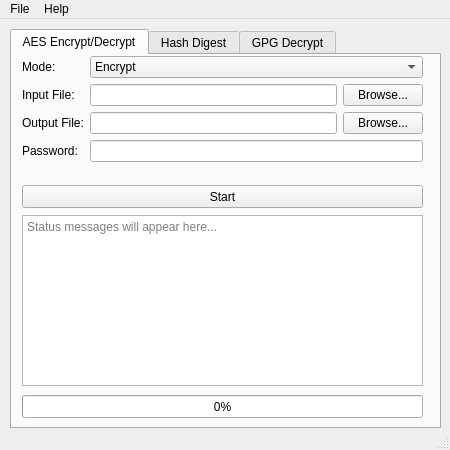
<?xml version="1.0" encoding="UTF-8"?>
<ui version="4.0">
 <class>MainWindow</class>
 <widget class="QMainWindow" name="MainWindow">
  <property name="geometry">
   <rect>
    <x>0</x>
    <y>0</y>
    <width>450</width>
    <height>450</height>
   </rect>
  </property>
  <property name="sizePolicy">
   <sizepolicy hsizetype="Fixed" vsizetype="Fixed">
    <horstretch>0</horstretch>
    <verstretch>0</verstretch>
   </sizepolicy>
  </property>
  <property name="minimumSize">
   <size>
    <width>450</width>
    <height>450</height>
   </size>
  </property>
  <property name="maximumSize">
   <size>
    <width>450</width>
    <height>450</height>
   </size>
  </property>
  <property name="windowTitle">
   <string>MainWindow</string>
  </property>
  <widget class="QWidget" name="centralwidget">
   <widget class="QTabWidget" name="tabWidget">
    <property name="geometry">
     <rect>
      <x>10</x>
      <y>10</y>
      <width>431</width>
      <height>400</height>
     </rect>
    </property>
    <property name="tabShape">
     <enum>QTabWidget::TabShape::Rounded</enum>
    </property>
    <property name="currentIndex">
     <number>0</number>
    </property>
    <property name="tabsClosable">
     <bool>false</bool>
    </property>
    <widget class="QWidget" name="tab_1">
     <attribute name="title">
      <string>AES Encrypt/Decrypt</string>
     </attribute>
     <attribute name="toolTip">
      <string>AES-based file encryption and decryption.</string>
     </attribute>
     <widget class="QTextEdit" name="textEdit_log">
      <property name="geometry">
       <rect>
        <x>10</x>
        <y>160</y>
        <width>401</width>
        <height>171</height>
       </rect>
      </property>
      <property name="readOnly">
       <bool>true</bool>
      </property>
      <property name="placeholderText">
       <string>Status messages will appear here...</string>
      </property>
     </widget>
     <widget class="QWidget" name="layoutWidget">
      <property name="geometry">
       <rect>
        <x>10</x>
        <y>1</y>
        <width>401</width>
        <height>114</height>
       </rect>
      </property>
      <layout class="QFormLayout" name="formLayout">
       <item row="0" column="0">
        <widget class="QLabel" name="label_mode">
         <property name="text">
          <string>Mode:</string>
         </property>
        </widget>
       </item>
       <item row="0" column="1">
        <widget class="QComboBox" name="comboBox_mode">
         <item>
          <property name="text">
           <string>Encrypt</string>
          </property>
         </item>
         <item>
          <property name="text">
           <string>Decrypt</string>
          </property>
         </item>
        </widget>
       </item>
       <item row="1" column="0">
        <widget class="QLabel" name="label_input">
         <property name="text">
          <string>Input File:</string>
         </property>
        </widget>
       </item>
       <item row="1" column="1">
        <layout class="QHBoxLayout" name="inputFileLayout">
         <item>
          <widget class="QLineEdit" name="lineEdit_input">
           <property name="acceptDrops">
            <bool>true</bool>
           </property>
          </widget>
         </item>
         <item>
          <widget class="QPushButton" name="pushButton_browseInput">
           <property name="text">
            <string>Browse...</string>
           </property>
          </widget>
         </item>
        </layout>
       </item>
       <item row="2" column="0">
        <widget class="QLabel" name="label_output">
         <property name="text">
          <string>Output File:</string>
         </property>
        </widget>
       </item>
       <item row="2" column="1">
        <layout class="QHBoxLayout" name="outputFileLayout">
         <item>
          <widget class="QLineEdit" name="lineEdit_output"/>
         </item>
         <item>
          <widget class="QPushButton" name="pushButton_browseOutput">
           <property name="text">
            <string>Browse...</string>
           </property>
          </widget>
         </item>
        </layout>
       </item>
       <item row="3" column="0">
        <widget class="QLabel" name="label_password">
         <property name="text">
          <string>Password:</string>
         </property>
        </widget>
       </item>
       <item row="3" column="1">
        <widget class="QLineEdit" name="lineEdit_password">
         <property name="echoMode">
          <enum>QLineEdit::EchoMode::Password</enum>
         </property>
        </widget>
       </item>
      </layout>
     </widget>
     <widget class="QPushButton" name="pushButton_start">
      <property name="geometry">
       <rect>
        <x>10</x>
        <y>130</y>
        <width>401</width>
        <height>23</height>
       </rect>
      </property>
      <property name="text">
       <string>Start</string>
      </property>
     </widget>
     <widget class="QProgressBar" name="progressBar">
      <property name="geometry">
       <rect>
        <x>10</x>
        <y>340</y>
        <width>401</width>
        <height>23</height>
       </rect>
      </property>
      <property name="value">
       <number>0</number>
      </property>
     </widget>
    </widget>
    <widget class="QWidget" name="tab_2">
     <attribute name="title">
      <string>Hash Digest</string>
     </attribute>
     <attribute name="toolTip">
      <string>Compute the hash digest (e.g., MD5, SHA-256) of the input text using the chosen algorithm.</string>
     </attribute>
     <widget class="QComboBox" name="comboAlgorithm">
      <property name="geometry">
       <rect>
        <x>10</x>
        <y>30</y>
        <width>291</width>
        <height>23</height>
       </rect>
      </property>
      <property name="toolTip">
       <string>Select the hash algorithm to use (e.g., SHA-256).</string>
      </property>
     </widget>
     <widget class="QPlainTextEdit" name="plainTextInput">
      <property name="geometry">
       <rect>
        <x>10</x>
        <y>60</y>
        <width>291</width>
        <height>51</height>
       </rect>
      </property>
      <property name="toolTip">
       <string>Enter the text to be hashed.</string>
      </property>
      <property name="plainText">
       <string/>
      </property>
      <property name="placeholderText">
       <string>Enter the text to be hashed.</string>
      </property>
     </widget>
     <widget class="QPushButton" name="btnHashText">
      <property name="geometry">
       <rect>
        <x>10</x>
        <y>150</y>
        <width>75</width>
        <height>23</height>
       </rect>
      </property>
      <property name="toolTip">
       <string>Click to compute the hash of the text above.</string>
      </property>
      <property name="text">
       <string>Hash text</string>
      </property>
     </widget>
     <widget class="QPushButton" name="btnSelectFile">
      <property name="geometry">
       <rect>
        <x>230</x>
        <y>120</y>
        <width>75</width>
        <height>23</height>
       </rect>
      </property>
      <property name="text">
       <string>Browse</string>
      </property>
     </widget>
     <widget class="QLineEdit" name="lineEditFilePath">
      <property name="geometry">
       <rect>
        <x>10</x>
        <y>120</y>
        <width>211</width>
        <height>21</height>
       </rect>
      </property>
      <property name="acceptDrops">
       <bool>true</bool>
      </property>
      <property name="toolTip">
       <string>Path of the file to hash.</string>
      </property>
      <property name="placeholderText">
       <string>Drop a file here or click Browse.</string>
      </property>
     </widget>
     <widget class="QPushButton" name="btnHashFile">
      <property name="geometry">
       <rect>
        <x>90</x>
        <y>150</y>
        <width>75</width>
        <height>23</height>
       </rect>
      </property>
      <property name="contextMenuPolicy">
       <enum>Qt::ContextMenuPolicy::NoContextMenu</enum>
      </property>
      <property name="toolTip">
       <string>Click to compute the hash of the selected file.</string>
      </property>
      <property name="text">
       <string>Hash file</string>
      </property>
     </widget>
     <widget class="QTextEdit" name="textEditHashResult">
      <property name="geometry">
       <rect>
        <x>10</x>
        <y>180</y>
        <width>401</width>
        <height>151</height>
       </rect>
      </property>
      <property name="markdown">
       <string/>
      </property>
      <property name="html">
       <string>&lt;!DOCTYPE HTML PUBLIC &quot;-//W3C//DTD HTML 4.0//EN&quot; &quot;http://www.w3.org/TR/REC-html40/strict.dtd&quot;&gt;
&lt;html&gt;&lt;head&gt;&lt;meta name=&quot;qrichtext&quot; content=&quot;1&quot; /&gt;&lt;meta charset=&quot;utf-8&quot; /&gt;&lt;style type=&quot;text/css&quot;&gt;
p, li { white-space: pre-wrap; }
hr { height: 1px; border-width: 0; }
li.unchecked::marker { content: &quot;\2610&quot;; }
li.checked::marker { content: &quot;\2612&quot;; }
&lt;/style&gt;&lt;/head&gt;&lt;body style=&quot; font-family:'Microsoft JhengHei UI'; font-size:9pt; font-weight:400; font-style:normal;&quot;&gt;
&lt;p style=&quot;-qt-paragraph-type:empty; margin-top:0px; margin-bottom:0px; margin-left:0px; margin-right:0px; -qt-block-indent:0; text-indent:0px;&quot;&gt;&lt;br /&gt;&lt;/p&gt;&lt;/body&gt;&lt;/html&gt;</string>
      </property>
      <property name="placeholderText">
       <string>The result of the hash will appear here.  </string>
      </property>
     </widget>
     <widget class="QLabel" name="label">
      <property name="geometry">
       <rect>
        <x>10</x>
        <y>10</y>
        <width>71</width>
        <height>16</height>
       </rect>
      </property>
      <property name="text">
       <string>Algorithm:</string>
      </property>
     </widget>
     <widget class="QPushButton" name="pushButton_copyHash">
      <property name="geometry">
       <rect>
        <x>170</x>
        <y>150</y>
        <width>75</width>
        <height>23</height>
       </rect>
      </property>
      <property name="text">
       <string>Copy Hash</string>
      </property>
     </widget>
     <widget class="QProgressBar" name="progressBar_2">
      <property name="geometry">
       <rect>
        <x>10</x>
        <y>340</y>
        <width>401</width>
        <height>23</height>
       </rect>
      </property>
      <property name="value">
       <number>0</number>
      </property>
     </widget>
    </widget>
    <widget class="QWidget" name="tab">
     <attribute name="title">
      <string>GPG Decrypt</string>
     </attribute>
     <widget class="QProgressBar" name="progressBarGPG">
      <property name="geometry">
       <rect>
        <x>10</x>
        <y>340</y>
        <width>401</width>
        <height>23</height>
       </rect>
      </property>
      <property name="value">
       <number>0</number>
      </property>
     </widget>
     <widget class="QTextEdit" name="textEditGPG_log">
      <property name="geometry">
       <rect>
        <x>10</x>
        <y>160</y>
        <width>401</width>
        <height>171</height>
       </rect>
      </property>
      <property name="readOnly">
       <bool>true</bool>
      </property>
      <property name="placeholderText">
       <string>Status messages will appear here...</string>
      </property>
     </widget>
     <widget class="QPushButton" name="pushButton_decryptGPG">
      <property name="geometry">
       <rect>
        <x>10</x>
        <y>130</y>
        <width>401</width>
        <height>23</height>
       </rect>
      </property>
      <property name="text">
       <string>Decrypt</string>
      </property>
     </widget>
     <widget class="QWidget" name="layoutWidget_2">
      <property name="geometry">
       <rect>
        <x>10</x>
        <y>10</y>
        <width>401</width>
        <height>91</height>
       </rect>
      </property>
      <layout class="QFormLayout" name="formLayout_2">
       <item row="0" column="0">
        <widget class="QLabel" name="label_input_2">
         <property name="text">
          <string>Input File:</string>
         </property>
        </widget>
       </item>
       <item row="0" column="1">
        <layout class="QHBoxLayout" name="inputFileLayout_2">
         <item>
          <widget class="QLineEdit" name="lineEditGPG_input">
           <property name="acceptDrops">
            <bool>true</bool>
           </property>
          </widget>
         </item>
         <item>
          <widget class="QPushButton" name="pushButtonGPG_browseInput">
           <property name="text">
            <string>Browse...</string>
           </property>
          </widget>
         </item>
        </layout>
       </item>
       <item row="1" column="0">
        <widget class="QLabel" name="label_output_2">
         <property name="text">
          <string>Output File:</string>
         </property>
        </widget>
       </item>
       <item row="1" column="1">
        <layout class="QHBoxLayout" name="outputFileLayout_2">
         <item>
          <widget class="QLineEdit" name="lineEditGPG_output"/>
         </item>
         <item>
          <widget class="QPushButton" name="pushButtonGPG_browseOutput">
           <property name="text">
            <string>Browse...</string>
           </property>
          </widget>
         </item>
        </layout>
       </item>
       <item row="2" column="0">
        <widget class="QLabel" name="label_password_2">
         <property name="text">
          <string>Password:</string>
         </property>
        </widget>
       </item>
       <item row="2" column="1">
        <widget class="QLineEdit" name="lineEditGPG_password">
         <property name="echoMode">
          <enum>QLineEdit::EchoMode::Password</enum>
         </property>
        </widget>
       </item>
      </layout>
     </widget>
    </widget>
   </widget>
  </widget>
  <widget class="QMenuBar" name="menubar">
   <property name="geometry">
    <rect>
     <x>0</x>
     <y>0</y>
     <width>450</width>
     <height>33</height>
    </rect>
   </property>
   <property name="contextMenuPolicy">
    <enum>Qt::ContextMenuPolicy::DefaultContextMenu</enum>
   </property>
   <property name="acceptDrops">
    <bool>true</bool>
   </property>
   <property name="nativeMenuBar">
    <bool>true</bool>
   </property>
   <widget class="QMenu" name="menu">
    <property name="title">
     <string>File</string>
    </property>
    <addaction name="actionExit"/>
   </widget>
   <widget class="QMenu" name="menu_2">
    <property name="title">
     <string>Help</string>
    </property>
    <addaction name="actionAbout"/>
    <addaction name="actionAbout_Qt"/>
   </widget>
   <addaction name="menu"/>
   <addaction name="menu_2"/>
  </widget>
  <widget class="QStatusBar" name="statusbar"/>
  <action name="actionAbout">
   <property name="text">
    <string>About</string>
   </property>
  </action>
  <action name="actionExit">
   <property name="text">
    <string>Exit</string>
   </property>
  </action>
  <action name="actionAbout_Qt">
   <property name="text">
    <string>About Qt</string>
   </property>
  </action>
 </widget>
 <resources/>
 <connections/>
</ui>
